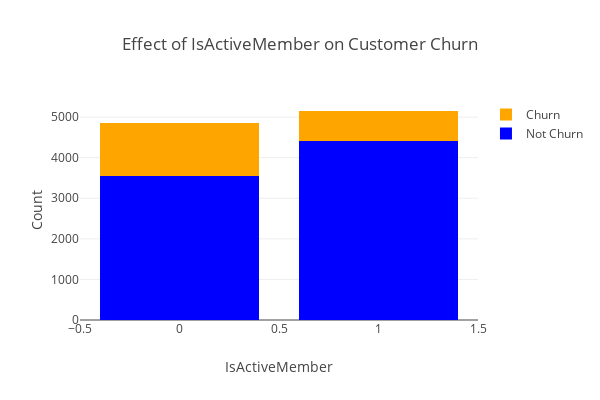

The notebook cell saved with this chart:
### Code cell
#let's visualize the impact of having partner on customer churn
bar_plot('IsActiveMember',df,barmode='stack',width=600,height=400,color1='blue',color2='orange')

### Figure 1 — Plotly figure (JSON) as saved in the notebook; plotly's stock layout.template omitted (floating-point values rounded to 4 significant figures)
{"data": [{"marker": {"color": "blue"}, "name": "Not Churn", "type": "bar", "uid": "bab213f1-3589-42f3-bc4c-a04ca2ac9010", "x": [1, 0], "y": [4416, 3547]}, {"marker": {"color": "orange"}, "name": "Churn", "type": "bar", "uid": "359b67d3-9cdc-4a8e-a1f1-47237bacfb50", "x": [1, 0], "y": [735, 1302]}], "layout": {"barmode": "stack", "height": 400, "title": {"text": "Effect of IsActiveMember on Customer Churn"}, "width": 600, "xaxis": {"title": {"text": "IsActiveMember"}}, "yaxis": {"title": {"text": "Count"}}}}
